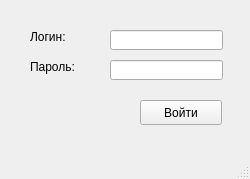
<?xml version="1.0" encoding="UTF-8"?>
<ui version="4.0">
 <class>MainWindow</class>
 <widget class="QMainWindow" name="MainWindow">
  <property name="geometry">
   <rect>
    <x>0</x>
    <y>0</y>
    <width>250</width>
    <height>179</height>
   </rect>
  </property>
  <property name="windowTitle">
   <string>MainWindow</string>
  </property>
  <widget class="QWidget" name="centralwidget">
   <widget class="QLabel" name="label">
    <property name="geometry">
     <rect>
      <x>30</x>
      <y>30</y>
      <width>54</width>
      <height>14</height>
     </rect>
    </property>
    <property name="text">
     <string>Логин:</string>
    </property>
   </widget>
   <widget class="QPushButton" name="ConnectBtn">
    <property name="geometry">
     <rect>
      <x>140</x>
      <y>100</y>
      <width>82</width>
      <height>25</height>
     </rect>
    </property>
    <property name="text">
     <string>Войти</string>
    </property>
   </widget>
   <widget class="QLineEdit" name="LoginEdit">
    <property name="geometry">
     <rect>
      <x>110</x>
      <y>30</y>
      <width>113</width>
      <height>20</height>
     </rect>
    </property>
   </widget>
   <widget class="QLabel" name="label_2">
    <property name="geometry">
     <rect>
      <x>30</x>
      <y>60</y>
      <width>54</width>
      <height>14</height>
     </rect>
    </property>
    <property name="text">
     <string>Пароль:</string>
    </property>
   </widget>
   <widget class="QLineEdit" name="PassEdit">
    <property name="geometry">
     <rect>
      <x>110</x>
      <y>60</y>
      <width>113</width>
      <height>20</height>
     </rect>
    </property>
    <property name="echoMode">
     <enum>QLineEdit::Password</enum>
    </property>
   </widget>
  </widget>
  <widget class="QStatusBar" name="statusBar"/>
 </widget>
 <resources/>
 <connections/>
</ui>
